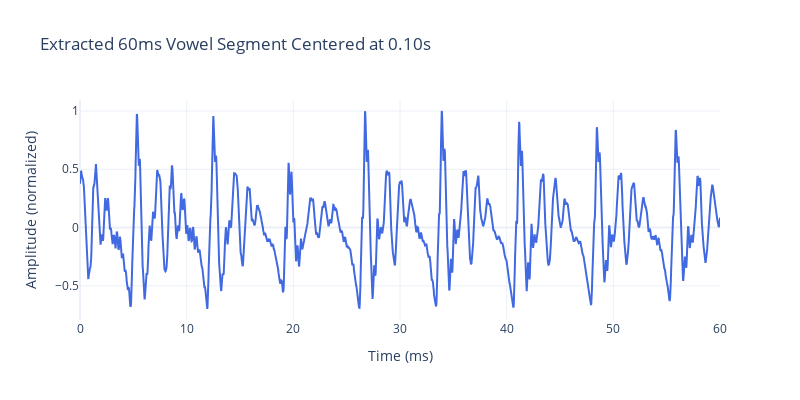

Notebook cell for this chart:
### Code cell
import numpy as np
import soundfile as sf
import plotly.graph_objects as go

# === Step 0: Load and Normalize Audio ===
file_path = "vowel1_1.wav"
signal, fs = sf.read(file_path)
signal = signal / np.max(np.abs(signal))  # normalize

# === Step 1: Extract 60ms Frame Centered at 0.10s ===
center_time = 0.10  # seconds
frame_duration = 0.060  # 60 ms
frame_len = int(frame_duration * fs)
center_sample = int(center_time * fs)
start = max(0, center_sample - frame_len // 2)
end = start + frame_len
frame = signal[start:end]

# Time axis for plotting (in milliseconds)
time_ms = np.linspace(0, frame_duration * 1000, len(frame))  # 0 to 60 ms

# === Step 2: Plot with Plotly ===
fig = go.Figure()
fig.add_trace(go.Scatter(
    x=time_ms,
    y=frame,
    mode='lines',
    name='60ms segment',
    line=dict(color='royalblue')
))

fig.update_layout(
    title="Extracted 60ms Vowel Segment Centered at 0.10s",
    xaxis_title="Time (ms)",
    yaxis_title="Amplitude (normalized)",
    template="plotly_white",
    width=800,
    height=400,
    xaxis=dict(range=[0, frame_duration * 1000])
)

fig.show()

### Figure 1 — Plotly figure (JSON) as saved in the notebook; plotly's stock layout.template omitted (floating-point values rounded to 4 significant figures; data arrays with more than 128 entries replaced by an {"elided": "..."} marker saying what was removed)
{"data": [{"line": {"color": "royalblue"}, "mode": "lines", "name": "60ms segment", "type": "scatter", "x": {"elided": "2646 float values"}, "y": {"elided": "2646 float values"}}], "layout": {"height": 400, "title": {"text": "Extracted 60ms Vowel Segment Centered at 0.10s"}, "width": 800, "xaxis": {"range": [0, 60], "title": {"text": "Time (ms)"}}, "yaxis": {"title": {"text": "Amplitude (normalized)"}}}}
